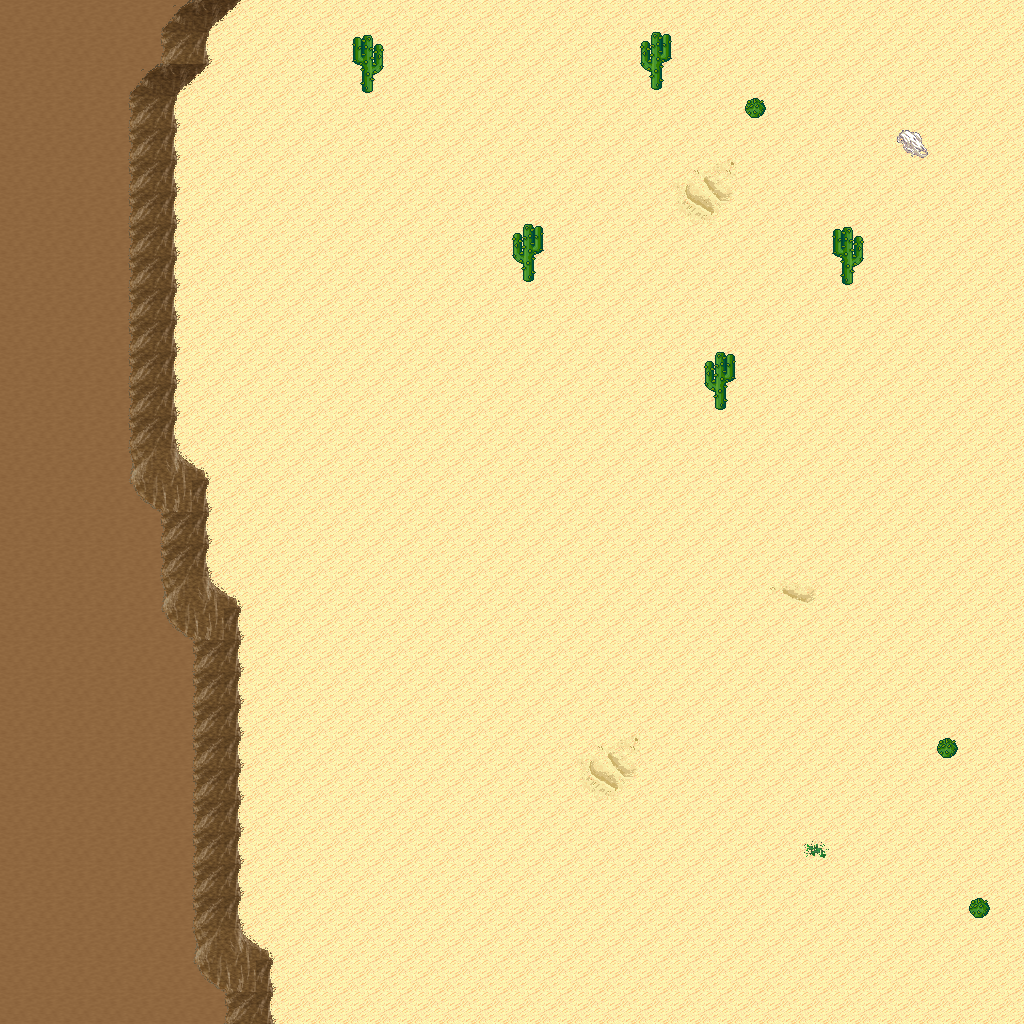

This game map was drawn from its Tiled (.tmx) file and the tilesets committed beside it. A one-line description and the trimmed map source follow:
An orthogonal 32x32 tile map with 32x32 px tiles, 5 tile layers (Ground, Objects, Objects2, Above, ...), 1 hidden layer not drawn, 8 tilesets.

<map version="1.10" tiledversion="1.11.0" orientation="orthogonal" renderorder="right-down" width="32" height="32" tilewidth="32" tileheight="32" infinite="0" nextlayerid="11" nextobjectid="1">
 <tileset firstgid="1" name="logic_collision" tilewidth="32" tileheight="32" tilecount="1" columns="1">
  <image source="../drawable/logic_collision.png" width="32" height="32" />
 </tileset>
 <tileset firstgid="2" name="ground_ground" tilewidth="32" tileheight="32" tilecount="33" columns="3">
  <image source="../drawable/ground_ground.png" width="96" height="352" />
 </tileset>
 <tileset firstgid="35" name="ground_ridge_earth_pale" tilewidth="32" tileheight="32" tilecount="96" columns="12">
  <image source="../drawable/ground_ridge_earth_pale.png" width="384" height="256" />
 </tileset>
 <tileset firstgid="131" name="ground_ridge_earth_dark" tilewidth="32" tileheight="32" tilecount="96" columns="12">
  <image source="../drawable/ground_ridge_earth_dark.png" width="384" height="256" />
 </tileset>
 <tileset firstgid="227" name="terrain_desert" tilewidth="32" tileheight="32" tilecount="88" columns="8">
  <image source="../drawable/terrain_desert.png" width="256" height="352" />
 </tileset>
 <tileset firstgid="315" name="plant_tree_tree_darkgreen" tilewidth="32" tileheight="32" tilecount="88" columns="8">
  <image source="../drawable/plant_tree_tree_darkgreen.png" width="256" height="352" />
 </tileset>
 <tileset firstgid="403" name="ground_sand_2" tilewidth="32" tileheight="32" tilecount="15" columns="5">
  <image source="../drawable/ground_sand_2.png" width="160" height="96" />
 </tileset>
 <tileset firstgid="418" name="plant_cactus_2" tilewidth="32" tileheight="32" tilecount="10" columns="5">
  <image source="../drawable/plant_cactus_2.png" width="160" height="64" />
 </tileset>
 <layer id="1" name="Ground" width="32" height="32">
  <data>[1024 cells, 1024 non-empty, 10 distinct tile ids]</data>
 </layer>
 <layer id="2" name="Objects" width="32" height="32">
  <data>[1024 cells, 80 non-empty, 13 distinct tile ids]</data>
 </layer>
 <layer id="3" name="Objects2" width="32" height="32">
  <data>[1024 cells, 0 non-empty, 0 distinct tile ids]</data>
 </layer>
 <layer id="4" name="Above" width="32" height="32">
  <data>[1024 cells, 5 non-empty, 2 distinct tile ids]</data>
 </layer>
 <layer id="5" name="Above2" width="32" height="32">
  <data>[1024 cells, 0 non-empty, 0 distinct tile ids]</data>
 </layer>
 <layer id="6" name="Walkable" width="32" height="32" visible="0">
  <data>[1024 cells, 44 non-empty, 1 distinct tile ids]</data>
 </layer>
 <objectgroup id="7" name="Mapevents" />
 <objectgroup id="8" name="Spawn" />
 <objectgroup id="9" name="Keys" />
 <objectgroup id="10" name="Replace" />
</map>
